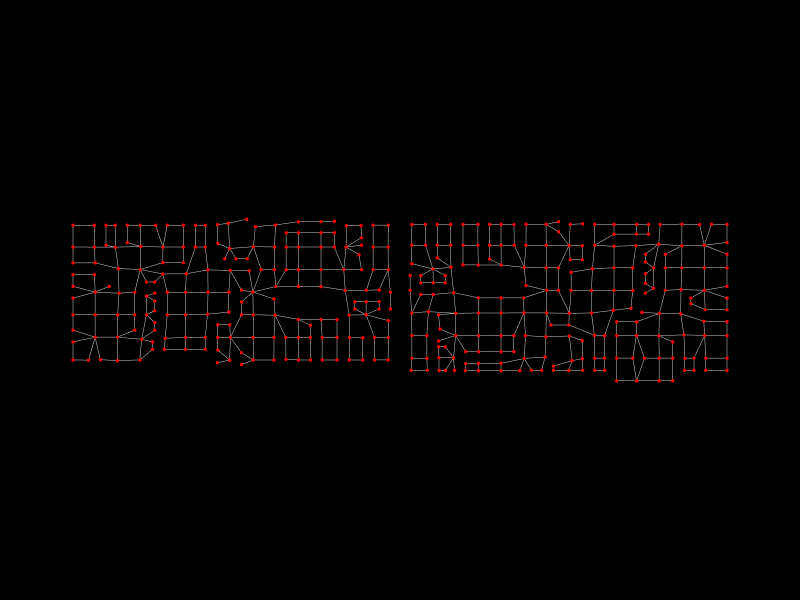

The code cell stored with this chart in its notebook:
### Markdown cell above
## 13. Show the analysis graph

### Code cell
Topology.Show(analysis_graph,
              camera=[0,0,6],
              vertexSize=4,
              vertexColor="red",
              edgeColor="lightgrey",
              backgroundColor="black",
              width=800,
              height=600,
              renderer=renderer)

### Figure 1 — Plotly figure (JSON) as saved in the notebook; plotly's stock layout.template omitted (floating-point values rounded to 4 significant figures; data arrays with more than 128 entries replaced by an {"elided": "..."} marker saying what was removed)
{"data": [{"hoverinfo": "text", "legendgroup": "2", "legendrank": 2, "line": {"color": "lightgrey", "dash": "solid", "width": 1}, "marker": {"size": 0}, "mode": "lines", "name": "1: Untitled Graph (Edges)", "showlegend": false, "text": "", "type": "scatter3d", "x": {"elided": "1644 float values"}, "y": {"elided": "1644 float values"}, "z": {"elided": "1644 int values"}}, {"customdata": {"elided": "381 str values"}, "hoverinfo": "text", "hovertemplate": {"elided": "381 str values"}, "hovertext": {"elided": "381 str values"}, "legendgroup": "1", "legendrank": 1, "marker": {"color": {"elided": "381 str values"}, "line": {"width": 0}, "opacity": 1, "size": {"elided": "381 int values"}, "sizemode": "diameter", "symbol": "circle"}, "mode": "markers", "name": "1: Untitled Graph (Vertices)", "showlegend": false, "text": {"elided": "381 str values"}, "textfont": {"size": 5}, "type": "scatter3d", "x": {"elided": "381 float values"}, "y": {"elided": "381 float values"}, "z": {"elided": "381 int values"}}], "layout": {"autosize": true, "height": 600, "margin": {"b": 40, "l": 40, "r": 40, "t": 40}, "paper_bgcolor": "#000000", "plot_bgcolor": "#000000", "scene": {"aspectmode": "data", "camera": {"center": {"x": 0, "y": 0, "z": 0}, "eye": {"x": 0, "y": 0, "z": 6}, "projection": {"type": "perspective"}, "up": {"x": 0, "y": 1, "z": 0}}, "xaxis": {"visible": false}, "yaxis": {"visible": false}, "zaxis": {"visible": false}}, "showlegend": true, "width": 800, "xaxis": {"showgrid": false, "visible": false, "zeroline": false}, "yaxis": {"showgrid": false, "visible": false, "zeroline": false}}}
